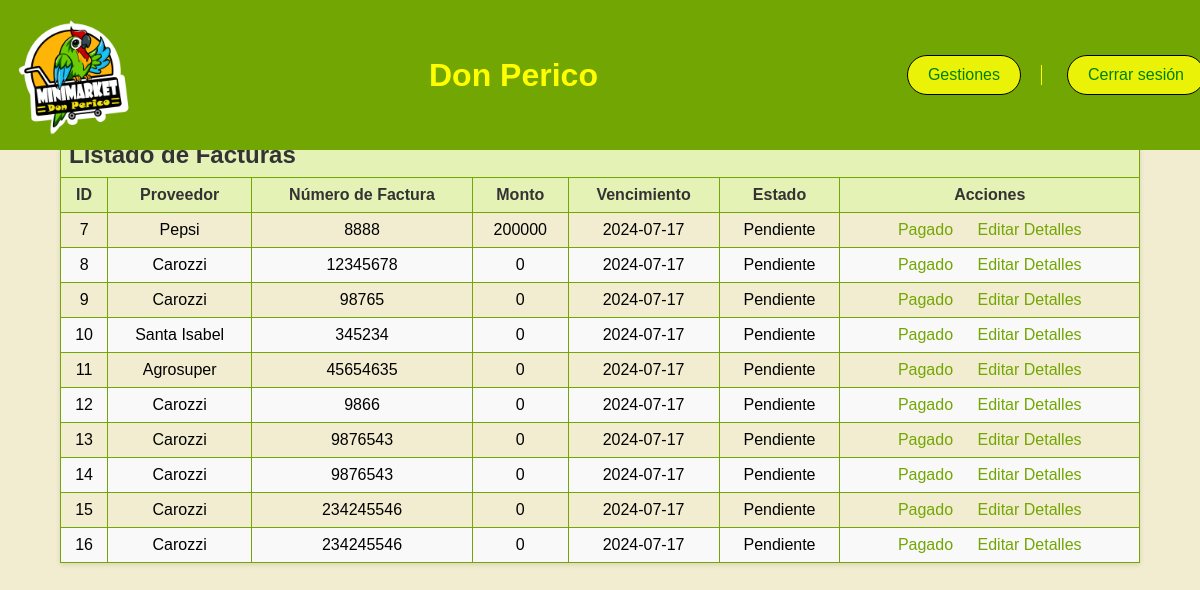
The page /Proveedores/listadofacturas.php on the database its author committed.
### tables this page shows
CREATE TABLE `facturas_proveedores` (
  `id` int(11) NOT NULL,
  `proveedor_id` int(11) NOT NULL,
  `numero_factura` int(11) NOT NULL,
  `fecha_pago` date NOT NULL,
  `descripcion` text DEFAULT NULL,
  `monto` int(11) DEFAULT NULL,
  `flagpagado` int(1) NOT NULL DEFAULT 0
);

CREATE TABLE `proveedores` (
  `id` int(11) NOT NULL,
  `nombre_proveedor` varchar(255) NOT NULL,
  `contacto_proveedor` varchar(255) DEFAULT NULL,
  `telefono_proveedor` varchar(255) DEFAULT NULL,
  `email_proveedor` varchar(255) DEFAULT NULL
);

### Proveedores/listadofacturas.php (the view, shortened to what this page needs)
<?php
include '../inventario/config/conexion.php';
$sql = "
    SELECT
        fp.id AS id,
        fp.numero_factura AS numero_factura,
        fp.monto AS monto,
        fp.fecha_pago AS vencimiento_factura,
        fp.flagpagado AS pagado,
        p.nombre_proveedor AS proveedor
    FROM
        facturas_proveedores fp
    JOIN
        proveedores p ON fp.proveedor_id = p.id
    WHERE
        fp.flagpagado = 0";
$resultado = $conexion->query($sql);
?>
<!DOCTYPE html>
<html lang="es">
<head>
</head>
<body>
    <?php include "../inventario/header.php"; ?>
    <main>
        <div class="container">
            <table class="table">
                <thead>
                    <tr>
                        <th colspan="7" class="table-header">
                            <div class="header-content">
                                <h2 class="text-center">Listado de Facturas</h2>
                            </div>
                        </th>
                    </tr>
                    <tr>
                        <th scope="col">ID</th>
                        <th scope="col">Proveedor</th>
                        <th scope="col">Número de Factura</th>
                        <th scope="col">Monto</th>
                        <th scope="col">Vencimiento</th>
                        <th scope="col">Estado</th>
                        <th scope="col">Acciones</th>
                    </tr>
                </thead>
                <tbody>
                    <?php
                    if ($resultado->num_rows > 0) {
                        while ($factura = $resultado->fetch_assoc()) {
                            ?>
                            <tr>
                                <td><?php echo htmlspecialchars($factura['id']); ?></td>
                                <td><?php echo htmlspecialchars($factura['proveedor']); ?></td>
                                <td><?php echo htmlspecialchars($factura['numero_factura']); ?></td>
                                <td><?php echo htmlspecialchars($factura['monto']); ?></td>
                                <td><?php echo htmlspecialchars($factura['vencimiento_factura']); ?></td>
                                <td><?php echo $factura['pagado'] == 1 ? 'Pagado' : 'Pendiente'; ?></td>
                                <td>
                                    <?php if ($factura['pagado'] == 0): ?>
                                        <a href="listadofacturas.php?id=<?php echo htmlspecialchars($factura['id']); ?>" onclick="return confirm('¿Estás seguro de que deseas marcar esta factura como pagada?');">Pagado</a>
                                    <?php else: ?>
                                        Pagado
                                    <?php endif; ?>
                                    <a href="editarfactura.php?id=<?php echo htmlspecialchars($factura['id']); ?>">Editar Detalles</a>
                                </td>
                            </tr>
                            <?php
                        }
                    } else {
                        echo "<tr><td colspan='7'>No se encontraron facturas pendientes de pago.</td></tr>";
                    }
                    ?>
                </tbody>
            </table>
        </div>
    </main>
</body>
</html>

### Proveedores/listadofacturas.php (style rules this page uses)
body { font-family: sans-serif; margin: 0; background-color: #F2EDD0; padding-top: 112px; }
h1, h2 { margin: 0; font-size: 1.5em; font-family: sans-serif; }
.container { width: 90%; max-width: 1200px; margin: 20px auto; text-align: center; }
.table { width: 100%; border-collapse: collapse; margin-bottom: 20px; box-shadow: 0 2px 5px rgba(0, 0, 0, 0.1); }
.table-header { background-color: #72A603; padding: 10px; text-align: center; }
.header-content { display: flex; justify-content: space-between; align-items: center; }
.header-content h1, .header-content h2 { margin: 0; font-size: 1.5em; color: #333; }
.table th, .table td { border: 1px solid #72A603; padding: 8px; text-align: center; }
.table th { background-color: #E4F2B5; color: #333; }
.table tbody tr:nth-child(even) { background-color: #f9f9f9; }
a { color: #72A603; text-decoration: none; margin: 0 10px; }

### inventario/header.php (style rules this page uses)
.body-dp { font-family: sans-serif; margin: 0; background-color: #F2EDD0; }

### rows shown on the page
facturas_proveedores: id "7", proveedor.nombre_proveedor "Pepsi", numero_factura "8888", monto "200000", fecha_pago "2024-07-17", flagpagado "Pendiente"
facturas_proveedores: id "8", proveedor.nombre_proveedor "Carozzi", numero_factura "12345678", monto "0", fecha_pago "2024-07-17", flagpagado "Pendiente"
facturas_proveedores: id "9", proveedor.nombre_proveedor "Carozzi", numero_factura "98765", monto "0", fecha_pago "2024-07-17", flagpagado "Pendiente"
facturas_proveedores: id "10", proveedor.nombre_proveedor "Santa Isabel", numero_factura "345234", monto "0", fecha_pago "2024-07-17", flagpagado "Pendiente"
facturas_proveedores: id "11", proveedor.nombre_proveedor "Agrosuper", numero_factura "45654635", monto "0", fecha_pago "2024-07-17", flagpagado "Pendiente"
facturas_proveedores: id "12", proveedor.nombre_proveedor "Carozzi", numero_factura "9866", monto "0", fecha_pago "2024-07-17", flagpagado "Pendiente"
facturas_proveedores: id "13", proveedor.nombre_proveedor "Carozzi", numero_factura "9876543", monto "0", fecha_pago "2024-07-17", flagpagado "Pendiente"
facturas_proveedores: id "14", proveedor.nombre_proveedor "Carozzi", numero_factura "9876543", monto "0", fecha_pago "2024-07-17", flagpagado "Pendiente"
facturas_proveedores: id "15", proveedor.nombre_proveedor "Carozzi", numero_factura "234245546", monto "0", fecha_pago "2024-07-17", flagpagado "Pendiente"
facturas_proveedores: id "16", proveedor.nombre_proveedor "Carozzi", numero_factura "234245546", monto "0", fecha_pago "2024-07-17", flagpagado "Pendiente"
